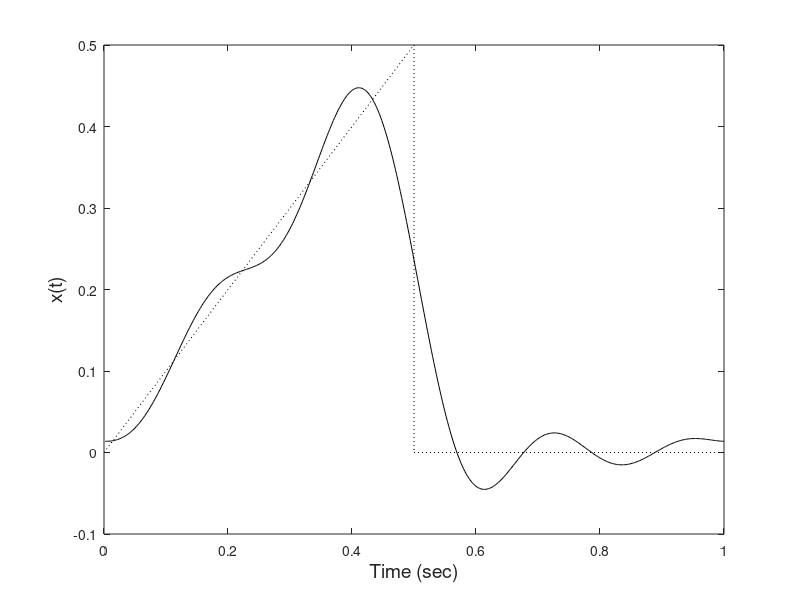

MATLAB code for this plot:
% John Semmlow- 'Signals and Systems for Bioengineers, A MATLAB - Based Introduction', 2ndEd
% Example 3.3 Reconstruct the waveform of Example 3.2 using only the first
% four components found analytically.

fs = 500;                   % Assumed sample frequency
N = 500;                    % Number of points for 1 sec.
t = (1:N)/N;            
A = [0.187 0.08 0.054 0.04];            % Component magnitudes
theta = [122 -90 103 -90]*2*pi/360;     % Component phase (in rad)

x = zeros(1,N);
for f = 1:4                                 % Add the 4 terms of Eq. 3.5
     x = x + A(f)*cos(2*pi*f*t - theta(f)); % Using appropriate A and theta 
end

x = x + 0.125;                          % Add DC term
plot(t,x,'k');                          % Plot results 
xlabel('Time (sec)','FontSize',14); 
ylabel('x(t)','FontSize',14);
hold on; 
plot([0 .5],[ 0 .5],':k');
plot([.5 .5],[.5 0],':k');
plot([.5 1],[0 0],':k');

%The Fourier summation (solid line) produces a fair approximation of
%the original waveform (dotted line) even though only four
%components are used.